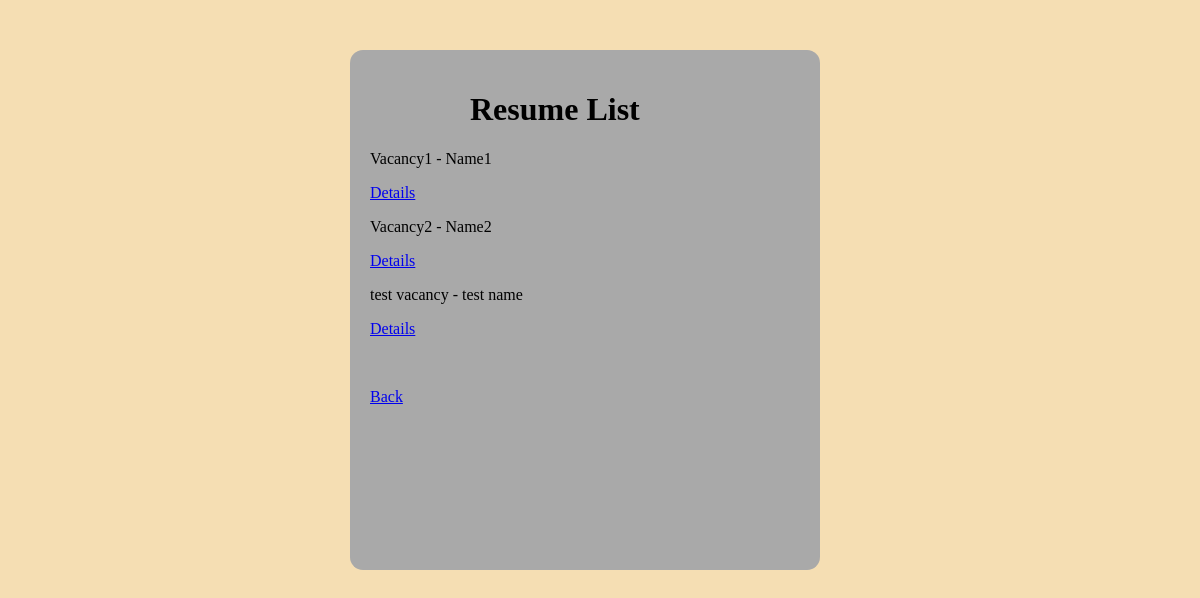
The app's page /resume-list/, older data.
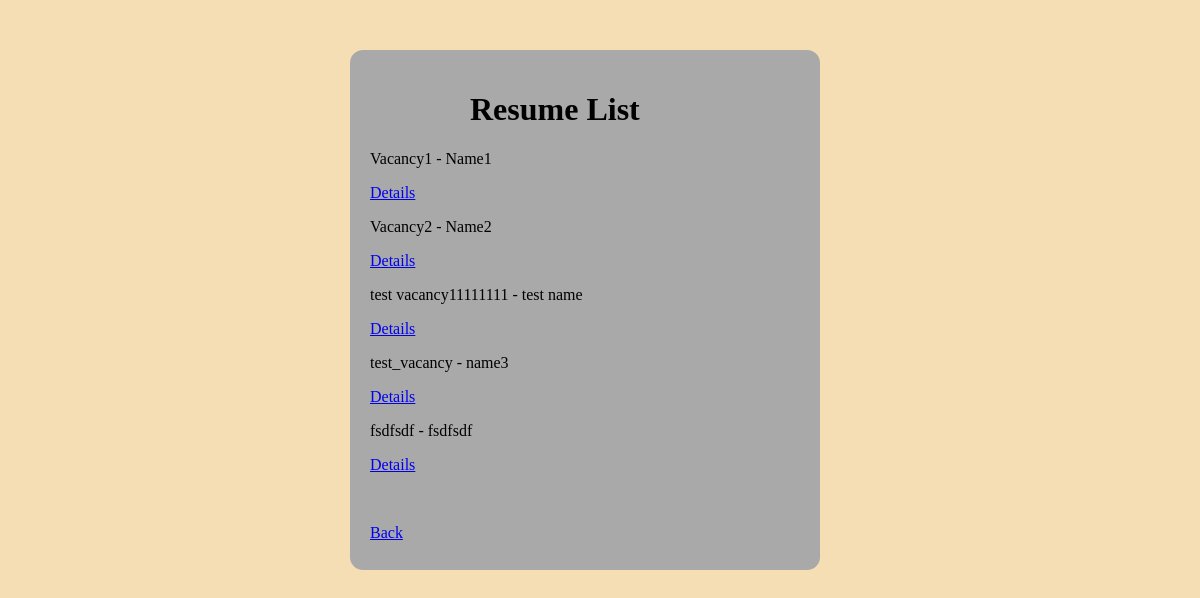
The same page, newer data.
### applicant_app/models.py (models this page shows, shortened)
class Resume(models.Model):
    name_vacancy = models.CharField(max_length=255)
    name = models.CharField(max_length=55)
    surname = models.CharField(max_length=55)
    middle_name = models.CharField(max_length=55)
    date_born = models.DateField()
    email = models.EmailField()
    skills = models.CharField(max_length=55)
    professional_experience = models.CharField(max_length=55)
    education = models.CharField(max_length=55)
    slug = models.SlugField(max_length=255, unique=True, blank=True)
    def __str__(self):
        return f'{self.name_vacancy} - {self.name}'

### employer_app/views.py (the view)
# urls.py: path('resume-list/', resume_list_view, name='resume_list'),
def resume_list_view(request):
    context = {'resume_list': Resume.objects.all()}
    return render(request, 'employer_app/resume_list.html', context)

### employer_app/templates/employer_app/resume_list.html (shortened to what this page needs)
{% extends 'applicant_app/base.html' %}
{% block content %}
<div class="div_resume_list">
    <h1>Resume List</h1>
    {% for resume in resume_list %}
        <p>{{ resume }}</p>
        <p><a href="{% url 'resume_detail' resume.slug %}">Details</a></p>
    {% endfor %}
    <br>
    <p><a href="{% url 'main' %}">Back</a></p>
</div>
{% endblock content %}

Row changes from the older to the newer data that the page shows:
changed Resume: name_vacancy+name "test vacancy - test name" → "test vacancy11111111 - test name"
added Resume: name_vacancy+name "test_vacancy - name3"
added Resume: name_vacancy+name "fsdfsdf - fsdfsdf"
